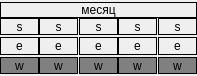
<?xml version="1.0" encoding="UTF-8"?>
<ui version="4.0">
 <class>MonthHeader</class>
 <widget class="QWidget" name="MonthHeader">
  <property name="geometry">
   <rect>
    <x>0</x>
    <y>0</y>
    <width>197</width>
    <height>76</height>
   </rect>
  </property>
  <property name="minimumSize">
   <size>
    <width>197</width>
    <height>76</height>
   </size>
  </property>
  <property name="windowTitle">
   <string>Form</string>
  </property>
  <property name="styleSheet">
   <string notr="true">border-right-color: rgb(0, 0, 0);
border-right-width: 2;
border-left-color: rgb(0, 0, 0);
border-left-width: 2;</string>
  </property>
  <layout class="QVBoxLayout" name="verticalLayout_9" stretch="0,1">
   <property name="spacing">
    <number>0</number>
   </property>
   <property name="leftMargin">
    <number>0</number>
   </property>
   <property name="topMargin">
    <number>2</number>
   </property>
   <property name="rightMargin">
    <number>0</number>
   </property>
   <property name="bottomMargin">
    <number>2</number>
   </property>
   <item>
    <widget class="QLabel" name="label">
     <property name="frameShape">
      <enum>QFrame::Box</enum>
     </property>
     <property name="text">
      <string>месяц</string>
     </property>
     <property name="alignment">
      <set>Qt::AlignCenter</set>
     </property>
    </widget>
   </item>
   <item>
    <layout class="QHBoxLayout" name="horizontalLayout">
     <property name="spacing">
      <number>0</number>
     </property>
     <item>
      <widget class="QWidget" name="w_1" native="true">
       <property name="minimumSize">
        <size>
         <width>39</width>
         <height>0</height>
        </size>
       </property>
       <layout class="QVBoxLayout" name="verticalLayout">
        <property name="spacing">
         <number>2</number>
        </property>
        <property name="leftMargin">
         <number>0</number>
        </property>
        <property name="topMargin">
         <number>0</number>
        </property>
        <property name="rightMargin">
         <number>0</number>
        </property>
        <property name="bottomMargin">
         <number>0</number>
        </property>
        <item>
         <widget class="QLabel" name="lbl_s_1">
          <property name="minimumSize">
           <size>
            <width>39</width>
            <height>0</height>
           </size>
          </property>
          <property name="maximumSize">
           <size>
            <width>39</width>
            <height>16777215</height>
           </size>
          </property>
          <property name="frameShape">
           <enum>QFrame::Box</enum>
          </property>
          <property name="text">
           <string>s</string>
          </property>
          <property name="alignment">
           <set>Qt::AlignCenter</set>
          </property>
         </widget>
        </item>
        <item>
         <widget class="QLabel" name="lbl_e_1">
          <property name="minimumSize">
           <size>
            <width>39</width>
            <height>0</height>
           </size>
          </property>
          <property name="maximumSize">
           <size>
            <width>39</width>
            <height>16777215</height>
           </size>
          </property>
          <property name="frameShape">
           <enum>QFrame::Box</enum>
          </property>
          <property name="text">
           <string>e</string>
          </property>
          <property name="alignment">
           <set>Qt::AlignCenter</set>
          </property>
         </widget>
        </item>
        <item>
         <widget class="QLabel" name="lbl_week_1">
          <property name="minimumSize">
           <size>
            <width>39</width>
            <height>0</height>
           </size>
          </property>
          <property name="maximumSize">
           <size>
            <width>39</width>
            <height>16777215</height>
           </size>
          </property>
          <property name="styleSheet">
           <string notr="true">background-color: gray;</string>
          </property>
          <property name="frameShape">
           <enum>QFrame::Box</enum>
          </property>
          <property name="text">
           <string>w</string>
          </property>
          <property name="alignment">
           <set>Qt::AlignCenter</set>
          </property>
         </widget>
        </item>
       </layout>
      </widget>
     </item>
     <item>
      <widget class="QWidget" name="w_2" native="true">
       <property name="minimumSize">
        <size>
         <width>39</width>
         <height>0</height>
        </size>
       </property>
       <layout class="QVBoxLayout" name="verticalLayout_5">
        <property name="spacing">
         <number>2</number>
        </property>
        <property name="leftMargin">
         <number>0</number>
        </property>
        <property name="topMargin">
         <number>0</number>
        </property>
        <property name="rightMargin">
         <number>0</number>
        </property>
        <property name="bottomMargin">
         <number>0</number>
        </property>
        <item>
         <widget class="QLabel" name="lbl_s_5">
          <property name="minimumSize">
           <size>
            <width>39</width>
            <height>0</height>
           </size>
          </property>
          <property name="maximumSize">
           <size>
            <width>39</width>
            <height>16777215</height>
           </size>
          </property>
          <property name="frameShape">
           <enum>QFrame::Box</enum>
          </property>
          <property name="text">
           <string>s</string>
          </property>
          <property name="alignment">
           <set>Qt::AlignCenter</set>
          </property>
         </widget>
        </item>
        <item>
         <widget class="QLabel" name="lbl_e_5">
          <property name="minimumSize">
           <size>
            <width>39</width>
            <height>0</height>
           </size>
          </property>
          <property name="maximumSize">
           <size>
            <width>39</width>
            <height>16777215</height>
           </size>
          </property>
          <property name="frameShape">
           <enum>QFrame::Box</enum>
          </property>
          <property name="text">
           <string>e</string>
          </property>
          <property name="alignment">
           <set>Qt::AlignCenter</set>
          </property>
         </widget>
        </item>
        <item>
         <widget class="QLabel" name="lbl_week_2">
          <property name="minimumSize">
           <size>
            <width>39</width>
            <height>0</height>
           </size>
          </property>
          <property name="maximumSize">
           <size>
            <width>39</width>
            <height>16777215</height>
           </size>
          </property>
          <property name="styleSheet">
           <string notr="true">background-color: gray;</string>
          </property>
          <property name="frameShape">
           <enum>QFrame::Box</enum>
          </property>
          <property name="text">
           <string>w</string>
          </property>
          <property name="alignment">
           <set>Qt::AlignCenter</set>
          </property>
         </widget>
        </item>
       </layout>
      </widget>
     </item>
     <item>
      <widget class="QWidget" name="w_3" native="true">
       <property name="minimumSize">
        <size>
         <width>39</width>
         <height>0</height>
        </size>
       </property>
       <layout class="QVBoxLayout" name="verticalLayout_6">
        <property name="spacing">
         <number>2</number>
        </property>
        <property name="leftMargin">
         <number>0</number>
        </property>
        <property name="topMargin">
         <number>0</number>
        </property>
        <property name="rightMargin">
         <number>0</number>
        </property>
        <property name="bottomMargin">
         <number>0</number>
        </property>
        <item>
         <widget class="QLabel" name="lbl_s_6">
          <property name="minimumSize">
           <size>
            <width>39</width>
            <height>0</height>
           </size>
          </property>
          <property name="maximumSize">
           <size>
            <width>39</width>
            <height>16777215</height>
           </size>
          </property>
          <property name="frameShape">
           <enum>QFrame::Box</enum>
          </property>
          <property name="text">
           <string>s</string>
          </property>
          <property name="alignment">
           <set>Qt::AlignCenter</set>
          </property>
         </widget>
        </item>
        <item>
         <widget class="QLabel" name="lbl_e_6">
          <property name="minimumSize">
           <size>
            <width>39</width>
            <height>0</height>
           </size>
          </property>
          <property name="maximumSize">
           <size>
            <width>39</width>
            <height>16777215</height>
           </size>
          </property>
          <property name="frameShape">
           <enum>QFrame::Box</enum>
          </property>
          <property name="text">
           <string>e</string>
          </property>
          <property name="alignment">
           <set>Qt::AlignCenter</set>
          </property>
         </widget>
        </item>
        <item>
         <widget class="QLabel" name="lbl_week_3">
          <property name="minimumSize">
           <size>
            <width>39</width>
            <height>0</height>
           </size>
          </property>
          <property name="maximumSize">
           <size>
            <width>39</width>
            <height>16777215</height>
           </size>
          </property>
          <property name="styleSheet">
           <string notr="true">background-color: gray;</string>
          </property>
          <property name="frameShape">
           <enum>QFrame::Box</enum>
          </property>
          <property name="text">
           <string>w</string>
          </property>
          <property name="alignment">
           <set>Qt::AlignCenter</set>
          </property>
         </widget>
        </item>
       </layout>
      </widget>
     </item>
     <item>
      <widget class="QWidget" name="w_4" native="true">
       <property name="minimumSize">
        <size>
         <width>39</width>
         <height>0</height>
        </size>
       </property>
       <layout class="QVBoxLayout" name="verticalLayout_7">
        <property name="spacing">
         <number>2</number>
        </property>
        <property name="leftMargin">
         <number>0</number>
        </property>
        <property name="topMargin">
         <number>0</number>
        </property>
        <property name="rightMargin">
         <number>0</number>
        </property>
        <property name="bottomMargin">
         <number>0</number>
        </property>
        <item>
         <widget class="QLabel" name="lbl_s_7">
          <property name="minimumSize">
           <size>
            <width>39</width>
            <height>0</height>
           </size>
          </property>
          <property name="maximumSize">
           <size>
            <width>39</width>
            <height>16777215</height>
           </size>
          </property>
          <property name="frameShape">
           <enum>QFrame::Box</enum>
          </property>
          <property name="text">
           <string>s</string>
          </property>
          <property name="alignment">
           <set>Qt::AlignCenter</set>
          </property>
         </widget>
        </item>
        <item>
         <widget class="QLabel" name="lbl_e_7">
          <property name="minimumSize">
           <size>
            <width>39</width>
            <height>0</height>
           </size>
          </property>
          <property name="maximumSize">
           <size>
            <width>39</width>
            <height>16777215</height>
           </size>
          </property>
          <property name="frameShape">
           <enum>QFrame::Box</enum>
          </property>
          <property name="text">
           <string>e</string>
          </property>
          <property name="alignment">
           <set>Qt::AlignCenter</set>
          </property>
         </widget>
        </item>
        <item>
         <widget class="QLabel" name="lbl_week_4">
          <property name="minimumSize">
           <size>
            <width>39</width>
            <height>0</height>
           </size>
          </property>
          <property name="maximumSize">
           <size>
            <width>39</width>
            <height>16777215</height>
           </size>
          </property>
          <property name="styleSheet">
           <string notr="true">background-color: gray;</string>
          </property>
          <property name="frameShape">
           <enum>QFrame::Box</enum>
          </property>
          <property name="text">
           <string>w</string>
          </property>
          <property name="alignment">
           <set>Qt::AlignCenter</set>
          </property>
         </widget>
        </item>
       </layout>
      </widget>
     </item>
     <item>
      <widget class="QWidget" name="w_5" native="true">
       <property name="minimumSize">
        <size>
         <width>39</width>
         <height>0</height>
        </size>
       </property>
       <layout class="QVBoxLayout" name="verticalLayout_8">
        <property name="spacing">
         <number>2</number>
        </property>
        <property name="leftMargin">
         <number>0</number>
        </property>
        <property name="topMargin">
         <number>0</number>
        </property>
        <property name="rightMargin">
         <number>0</number>
        </property>
        <property name="bottomMargin">
         <number>0</number>
        </property>
        <item>
         <widget class="QLabel" name="lbl_s_8">
          <property name="minimumSize">
           <size>
            <width>39</width>
            <height>0</height>
           </size>
          </property>
          <property name="maximumSize">
           <size>
            <width>39</width>
            <height>16777215</height>
           </size>
          </property>
          <property name="frameShape">
           <enum>QFrame::Box</enum>
          </property>
          <property name="text">
           <string>s</string>
          </property>
          <property name="alignment">
           <set>Qt::AlignCenter</set>
          </property>
         </widget>
        </item>
        <item>
         <widget class="QLabel" name="lbl_e_8">
          <property name="minimumSize">
           <size>
            <width>39</width>
            <height>0</height>
           </size>
          </property>
          <property name="maximumSize">
           <size>
            <width>39</width>
            <height>16777215</height>
           </size>
          </property>
          <property name="frameShape">
           <enum>QFrame::Box</enum>
          </property>
          <property name="text">
           <string>e</string>
          </property>
          <property name="alignment">
           <set>Qt::AlignCenter</set>
          </property>
         </widget>
        </item>
        <item>
         <widget class="QLabel" name="lbl_week_5">
          <property name="minimumSize">
           <size>
            <width>39</width>
            <height>0</height>
           </size>
          </property>
          <property name="maximumSize">
           <size>
            <width>39</width>
            <height>16777215</height>
           </size>
          </property>
          <property name="styleSheet">
           <string notr="true">background-color: gray;</string>
          </property>
          <property name="frameShape">
           <enum>QFrame::Box</enum>
          </property>
          <property name="text">
           <string>w</string>
          </property>
          <property name="alignment">
           <set>Qt::AlignCenter</set>
          </property>
         </widget>
        </item>
       </layout>
      </widget>
     </item>
    </layout>
   </item>
  </layout>
 </widget>
 <resources/>
 <connections/>
</ui>
